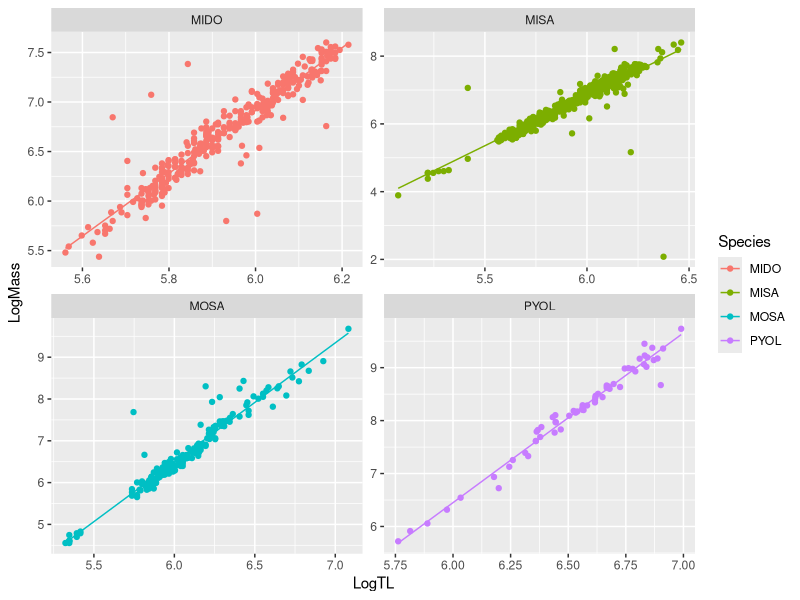
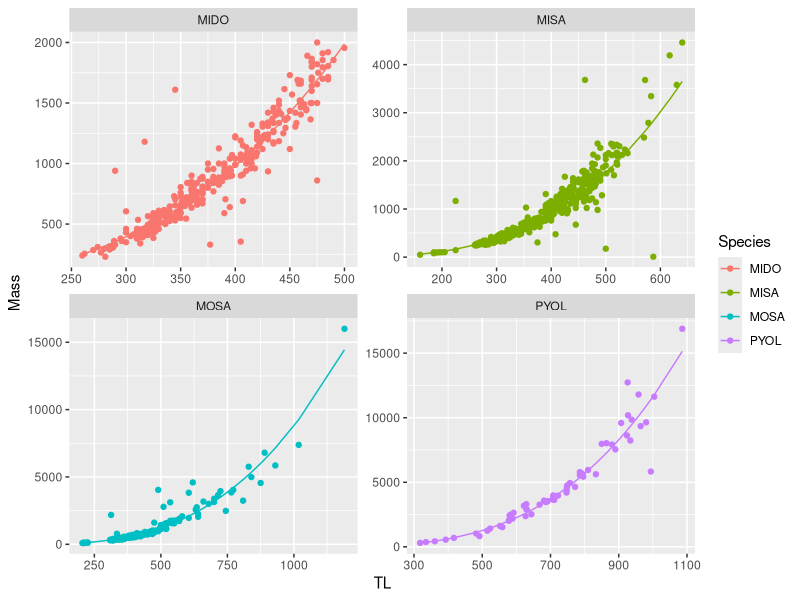

Reproduce these figures in R, in order.
library(readxl)
library(gridExtra)
library(ggplot2)
library(tidyverse)

flathead <- read.csv("raw_data/flathead.csv") %>% 
  mutate(Date = as.Date(Date, "%m/%d/%Y")) %>%
  mutate(PredMass = .000006*(TL^3.0997)) #length-weight relationship from Granfors (2014)

# USGS data set Mississippi river data 1983 - 2023 
# https://www.umesc.usgs.gov/cgi-bin/ltrmp/fish/fish_query.pl
lt_flathead <- read.csv("raw_data/ltrm_fish_data_flathead_lw.csv") %>%
  rename(TL = length) %>%
  mutate(Species = "PYOL", Mass = as.integer(weight),
         Date = as.Date(sdate,  "%m/%d/%Y"), 
         Reach = NA, Agency = "USGS") %>%
  select(Date, Species, TL, Mass, Reach, Agency)

# USFWS data from Lower Colorado River E. Rasset (2023)
usfws_flathead <- read.csv("raw_data/flathead_usfws_lw.csv") %>%
  rename(TL = Length, Mass = Weight) %>%
  mutate(Species = "PYOL",
         Date = as.Date(Date,  "%m/%d/%Y"),
         Reach = 3) %>%
  select(Date, Species, TL, Mass, Reach, Agency)


others <- read_excel("raw_data/Fish.xlsx") %>% mutate(Date = as.Date(substr(Date,1,6), "%y%m%d")) %>%
  mutate(Species = case_when(Species == 'Largemouth Bass' ~ 'MISA',
                             Species == 'Smallmouth Bass' ~ 'MIDO',
                             Species == 'Striped Bass' ~ 'MOSA')) %>%
  mutate(Reach = as.numeric(gsub('Reach', '', Reach)), Agency = 'USBR') %>%
  rename('TL' = 'Total Length', 'Mass' = 'Weight') %>%
  filter(Reach %in% c('2', '3'), !(Species == 'MISA' & TL > 650))

nonnatives <- rbind(usfws_flathead, others) %>%
  filter(!is.na(TL), !is.na(Mass), TL >= 150) %>%
  mutate(LogTL = log(TL), LogMass = log(Mass))

dataList = list()
coefList = list()

for(i in unique(nonnatives$Species)){
  temp <- nonnatives %>% filter(Species == i)
  model <- lm(LogMass ~ LogTL, temp)
  temp$LogPredMass <- predict(model, newdata = temp, type = 'response')
  dataList[[i]] <- temp
  coefList[[i]] <- coef(model)
}

withMass <- bind_rows(dataList) %>%
  mutate(PredMass = round(exp(LogPredMass),0))

LWCoeff <- bind_rows(coefList, .id = "Species")
LWCoeff <- LWCoeff %>% 
  rename(SlopeTL = LogTL, LogInterceptTL = `(Intercept)`) %>%
  mutate(InterceptTL = exp(LogInterceptTL))

lw_nonnatives <- function(species, TL){
  coeff = LWCoeff %>% filter(Species == species)
  BodyDepth <- round(coeff$InterceptTL*TL^(coeff$SlopeTL), 0)
  return(BodyDepth)
}

rm(dataList, coefList, temp, model, others, lt_flathead, i, usfws_flathead, flathead)

# nonnatives <- bind_rows(withMass, flathead)
saveRDS(nonnatives, file = 'nonnatives.rds')
saveRDS(LWCoeff, file = 'nonnativeslw.rds')

predator_lw_plot <- ggplot(withMass, aes(x = TL, color = Species)) + 
  geom_point(aes(y = Mass)) + 
  geom_line(aes(y = PredMass)) +
  facet_wrap(~Species, scales = 'free')

predator_log_lw_plot <- ggplot(withMass, aes(x = LogTL, color = Species)) + 
  geom_point(aes(y = LogMass)) + 
  geom_line(aes(y = LogPredMass)) +
  facet_wrap(~Species, scales = 'free')

rm(withMass, nonnatives)
